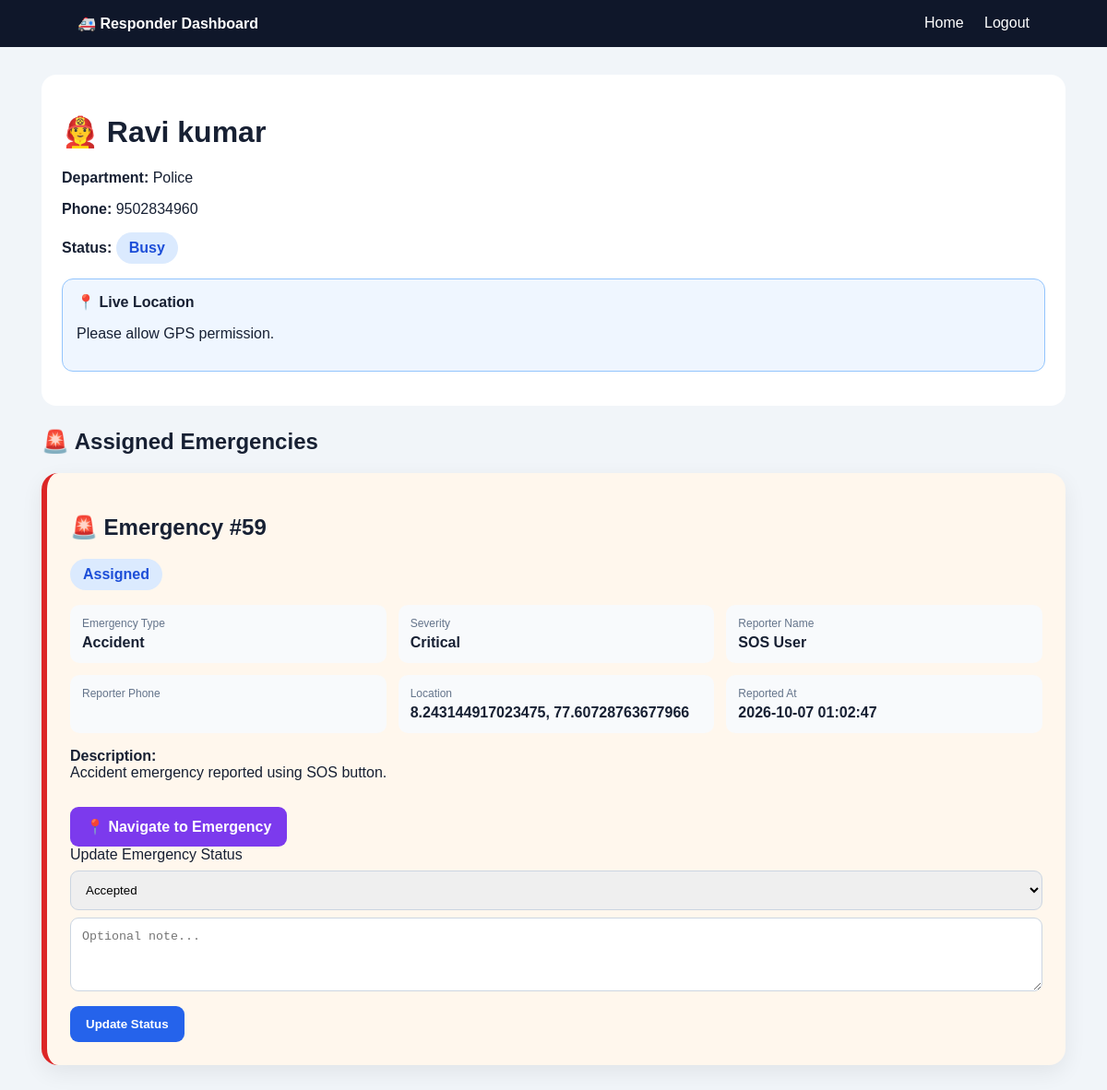
/responder/dashboard (signed in), run on the app's committed database.
### tables this page shows
CREATE TABLE responders (
            id INTEGER PRIMARY KEY AUTOINCREMENT,

            name TEXT NOT NULL,

            department TEXT NOT NULL,

            phone TEXT NOT NULL,

            status TEXT NOT NULL DEFAULT 'Available'
        , created_at TEXT, latitude REAL, longitude REAL, login_username TEXT, login_password TEXT, location_sharing INTEGER DEFAULT 0, last_location_at TEXT, "email" TEXT, "username" TEXT, "password" TEXT, "type" TEXT, "specialization" TEXT, "availability" TEXT DEFAULT 'Available');

CREATE TABLE emergencies (
        id INTEGER PRIMARY KEY AUTOINCREMENT,

        name TEXT,

        phone TEXT,

        emergency_type TEXT,

        location TEXT,

        severity TEXT,

        description TEXT,

        status TEXT DEFAULT 'Reported',

        responder TEXT,

        responder_id INTEGER,

        created_at TEXT,

        user_id INTEGER,

        rating INTEGER
    , photo TEXT, resolution_notes TEXT, completed_at TEXT, reporter_name TEXT, address TEXT, latitude REAL, longitude REAL, "contact" TEXT, "email" TEXT, "type" TEXT, "priority" TEXT DEFAULT 'Medium', "assigned_responder" INTEGER, "updated_at" TEXT, responder_name TEXT);

### app.py (the view)
@app.route(
    "/responder/dashboard"
)
@responder_required
def responder_dashboard():
    responder_id = session.get(
        "responder_id"
    )
    conn = get_db()
    responder = conn.execute(
        """
        SELECT *
        FROM responders
        WHERE id = ?
        """,
        (
            responder_id,
        )
    ).fetchone()
    emergencies = conn.execute(
        """
        SELECT DISTINCT e.*
        FROM emergencies e
        LEFT JOIN emergency_responders er
            ON er.emergency_id = e.id
        WHERE
            e.responder_id = ?
            OR er.responder_id = ?
        ORDER BY e.id DESC
        """,
        (
            responder_id,
            responder_id
        )
    ).fetchall()
    conn.close()
    return render_template(
        "responder_dashboard.html",
        responder=responder,
        emergencies=emergencies
    )

### app.py (called while the page is built)
def get_db():
    conn = sqlite3.connect(
        DATABASE
    )
    conn.row_factory = sqlite3.Row
    return conn

def responder_required(function):
    @wraps(function)
    def wrapper(*args, **kwargs):
        if session.get("role") != "responder":
            return redirect(
                url_for("login")
            )
        return function(
            *args,
            **kwargs
        )
    return wrapper

### templates/responder_dashboard.html (shortened to what this page needs)
<!DOCTYPE html>
<html lang="en">
<head>
</head>
<body>
<nav>
<strong>🚑 Responder Dashboard</strong>
<div>
<a href="{{ url_for('home') }}">Home</a>
<a href="{{ url_for('logout') }}">Logout</a>
</div>
</nav>
<div class="container">
<div class="profile">
<h1>
👨‍🚒 {{ responder.name }}
</h1>
<p>
<strong>Department:</strong>
{{ responder.department }}
</p>
<p>
<strong>Phone:</strong>
{{ responder.phone }}
</p>
<p>
<strong>Status:</strong>
<span class="status">
{{ responder.status }}
</span>
</p>
<div class="location">
<strong>📍 Live Location</strong>
<p id="locationStatus">
</p>
</div>
</div>
<h2>🚨 Assigned Emergencies</h2>
{% if emergencies %}
{% for emergency in emergencies %}
<div class="emergency
{% if emergency.status in ['Assigned','Accepted','On the Way'] %}
active
{% endif %}
">
<h2>
🚨 Emergency #{{ emergency.id }}
</h2>
<p>
<span class="status">
{{ emergency.status }}
</span>
</p>
<div class="grid">
<div class="info">
<div class="label">
Emergency Type
</div>
<div class="value">
{{ emergency.emergency_type }}
</div>
</div>
<div class="info">
<div class="label">
Severity
</div>
<div class="value">
{{ emergency.severity }}
</div>
</div>
<div class="info">
<div class="label">
Reporter Name
</div>
<div class="value">
{{ emergency.name }}
</div>
</div>
<div class="info">
<div class="label">
Reporter Phone
</div>
</div>
<div class="info">
<div class="label">
Location
</div>
<div class="value">
{{ emergency.address or emergency.location }}
</div>
</div>
<div class="info">
<div class="label">
Reported At
</div>
<div class="value">
{{ emergency.created_at }}
</div>
</div>
</div>
<p>
<strong>Description:</strong>
<br>
{{ emergency.description or "No description." }}
</p>
{% if emergency.latitude and emergency.longitude %}
<a class="btn map"
   target="_blank"
   href="https://www.google.com/maps/dir/?api=1&destination={{ emergency.latitude }},{{ emergency.longitude }}">
📍 Navigate to Emergency
</a>
{% endif %}
<form method="POST"
      action="{{ url_for('responder_status', emergency_id=emergency.id) }}">
<label>
Update Emergency Status
</label>
<select name="status">
<option value="Accepted"
{% if emergency.status == "Accepted" %}selected{% endif %}>
Accepted
</option>
</select>
<textarea name="note"
placeholder="Optional note..."></textarea>
<button type="submit">
Update Status
</button>
</form>
</div>
{% endfor %}
{% endif %}
</div>
</body>
</html>

### templates/responder_dashboard.html (style rules this page uses)
* { box-sizing: border-box; }
body { margin: 0; font-family: Arial, sans-serif; background: #f1f5f9; color: #172033; }
nav { background: #0f172a; color: white; padding: 16px 7%; display: flex; justify-content: space-between; }
nav a { color: white; text-decoration: none; margin-left: 18px; }
.container { max-width: 1150px; margin: 30px auto; padding: 0 20px; }
.profile { background: white; padding: 22px; border-radius: 16px; margin-bottom: 25px; }
.emergency { background: white; padding: 25px; border-radius: 18px; margin-bottom: 20px; border-left: 6px solid #dc2626; box-shadow: 0 8px 25px rgba(0,0,0,.07); }
.emergency.active { background: #fff7ed; }
.grid { display: grid; grid-template-columns: repeat(3,1fr); gap: 13px; }
.info { background: #f8fafc; padding: 13px; border-radius: 10px; }
.label { color: #64748b; font-size: 12px; }
.value { font-weight: bold; margin-top: 5px; }
.status { display: inline-block; background: #dbeafe; color: #1d4ed8; padding: 8px 14px; border-radius: 20px; font-weight: bold; }
select, textarea { width: 100%; padding: 12px; margin-top: 8px; border: 1px solid #cbd5e1; border-radius: 9px; }
textarea { min-height: 80px; }
button, .btn { border: none; display: inline-block; padding: 12px 17px; margin-top: 12px; border-radius: 9px; color: white; background: #2563eb; text-decoration: none; cursor: pointer; font-weight: bold; }
.map { background: #7c3aed; }
.location { background: #eff6ff; border: 1px solid #93c5fd; padding: 15px; border-radius: 12px; margin: 15px 0; }

### data on the page
responders: name "Ravi kumar", department "Police", phone "9502834960", status "Busy"
emergencies: id "59", status "Assigned", emergency_type "Accident", severity "Critical", name "SOS User", address "8.243144917023475, 77.60728763677966", created_at "2026-10-07 01:02:47", description "Accident emergency reported using SOS button."
